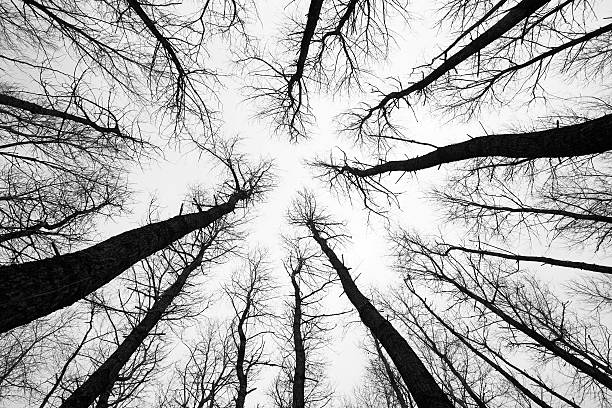
#> input picture Es 1/contrast2.jpeg, 612 x 408 px
$ jupyter execute --allow-errors Es1.ipynb
#> lines starting #> are read from the running program, lines starting #| are printed output that depends on the picture
[cell 1]
import cv2
import numpy as np
import matplotlib.pyplot as plt

# Es 1.1

[cell 2]
img = cv2.imread('contrast2.jpeg', cv2.IMREAD_GRAYSCALE)
#> img is the input picture: shape (408, 612); min 0, max 255, mean 170.4

Looking at the histogram of the image, we can see that it's well distributed and the image has an high contrast

[cell 3]
plt.hist(img.ravel(),256,[0,256])
plt.xlabel("Gray level")
plt.ylabel("Pixel count")
plt.show()
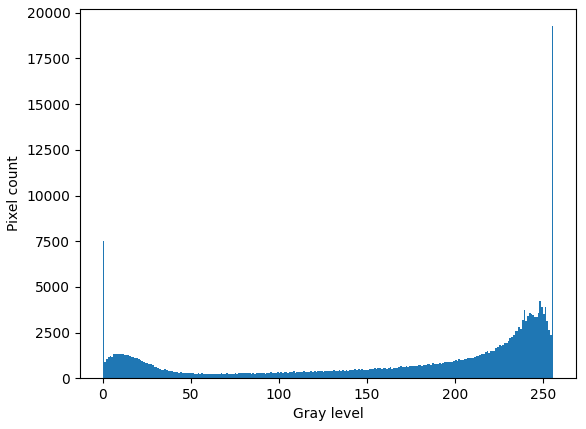
#> figure drawn by matplotlib, 1 panel; tallest bar 19268 high, from x = 255 to 256

convertScaleAbs() applies a linear transformation to the image.
$$
\text{dst}(x,y) = \text{clip}(\alpha \cdot \text{src}(x,y) + \beta, 0, 255)
$$

Using alpha < 1 will reduce the contrast scaling the values, and beta adds a value incrementing the brightness of the image.
The resulting values are limited in the interval 0-255

[cell 4]
alpha = 0.22
beta = 175
low_img = cv2.convertScaleAbs(img, alpha=alpha, beta=beta)
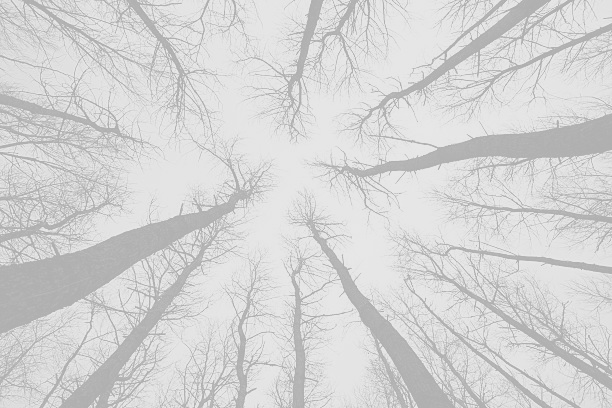
#> low_img: shape (408, 612); min 175, max 231, mean 212.5

 After the linear transformation, the histogram is much more shrunk, so we obtained the low-contrast image, also since we choose beta = 175, all the gray level are above that value.
Also the lower the alpha, the smaller is the amplitude of gray levels, so for not having too much saturation I use alpha = 0.22.

(I hope I understand well the description of the exercise here, and all the pixels should be brighter than 175).

[cell 5]
plt.hist(low_img.ravel(),256,[0,256])
plt.xlabel("Gray level")
plt.ylabel("Pixel count")
plt.show()
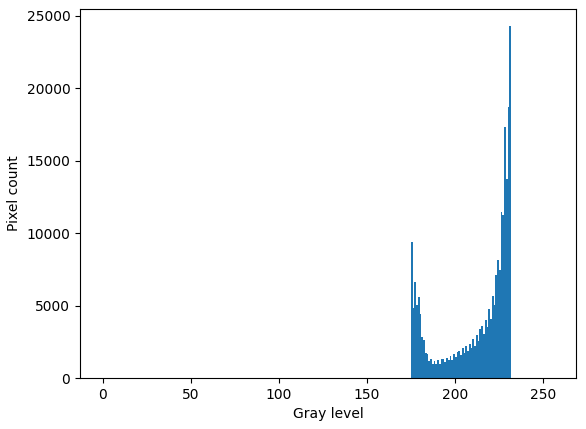
#> figure drawn by matplotlib, 1 panel; tallest bar 24271 high, from x = 231 to 232

[cell 6]
cv2.imshow('Image after reducing contrast',low_img)
cv2.waitKey(0)

Since the amplitude of gray lever is small and the intensity is high, thinking about non-linear transformation, the gamma correction is the best one for improving the contrast of the image.
Log-trasformation is useful when you want to visualize low level of intensity in a bigger dynamic range but that's not the case.

Before applying gamma we normalize in [0,1] and then multiply again for 255 to come back to the gray scale interval.

If gamma > 1 the image will be darker and the contrast is improved. The opposite with gamma < 1.

I choose gamma = 4 because the contrast was very low, but if I choose a gamma too big the image will became too dark.

[cell 7]
gamma = 4
pow_img = np.power(low_img / 255.0, gamma) * 255.0
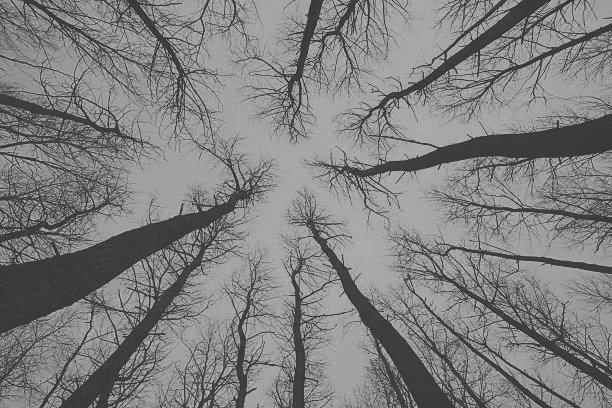
#> pow_img: shape (408, 612) float64; min 56.56, max 171.7, mean 128.7
pow_img = np.uint8(pow_img)

[cell 8]
plt.hist(pow_img.ravel(),256,[0,256])
plt.xlabel("Gray level")
plt.ylabel("Pixel count")
plt.show()
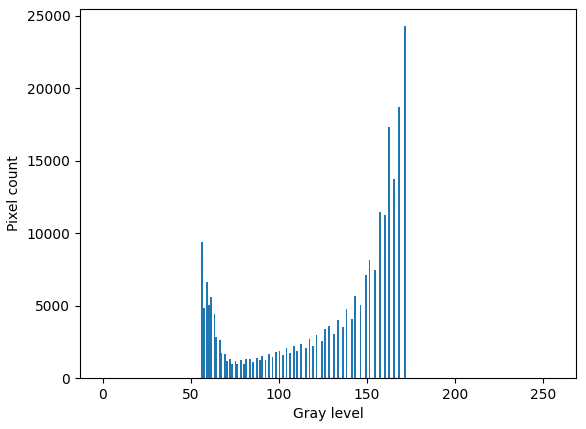
#> figure drawn by matplotlib, 1 panel; tallest bar 24271 high, from x = 171 to 172

$ run again, with Es3/paisaje1.jpg copied over Es 1/contrast2.jpeg
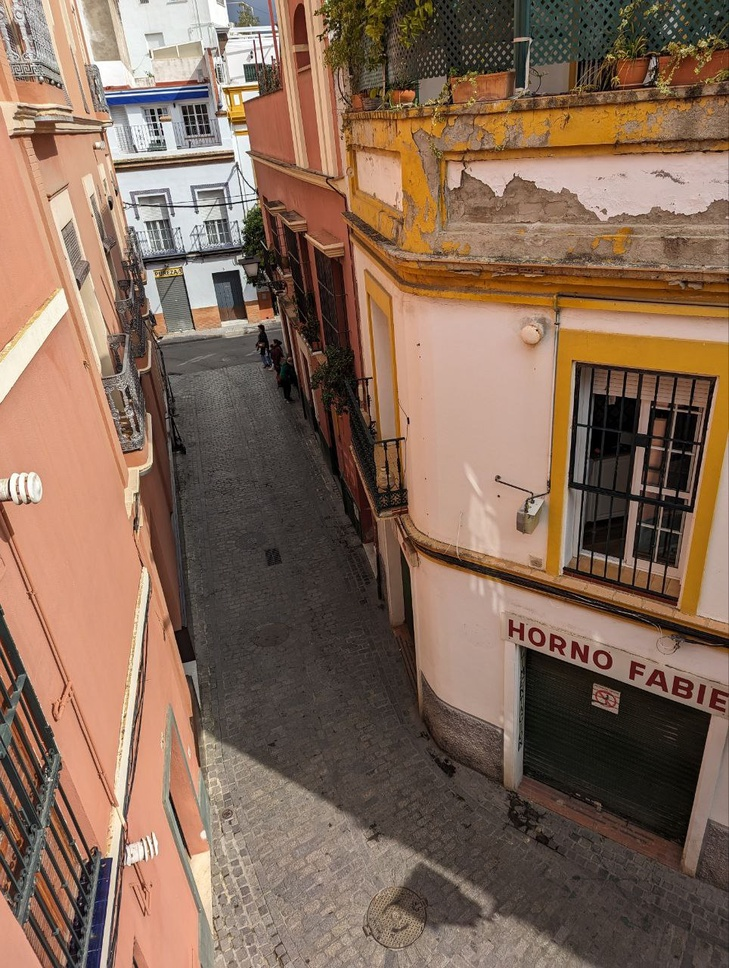
#> input picture Es3/paisaje1.jpg, 729 x 968 px, shrunk from 964 x 1280 before the run
#> `pow_img = np.power(low_img / 255.0, gamma) * 255.0`:
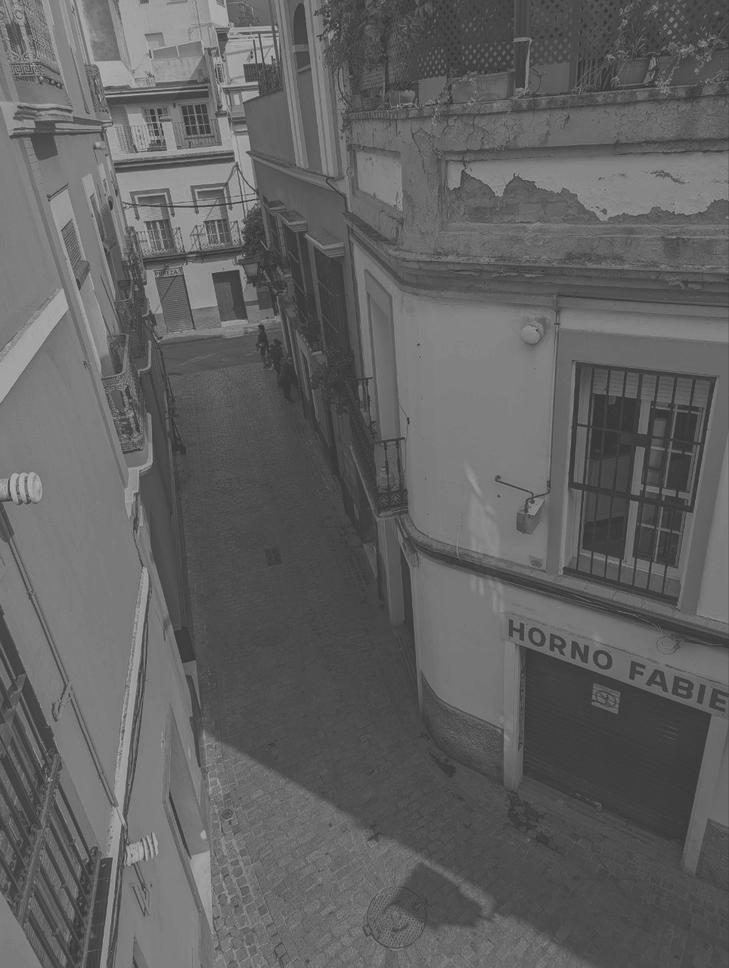
#> pow_img: shape (968, 729) float64; min 56.56, max 171.7, mean 98.2
#> `plt.show()`:
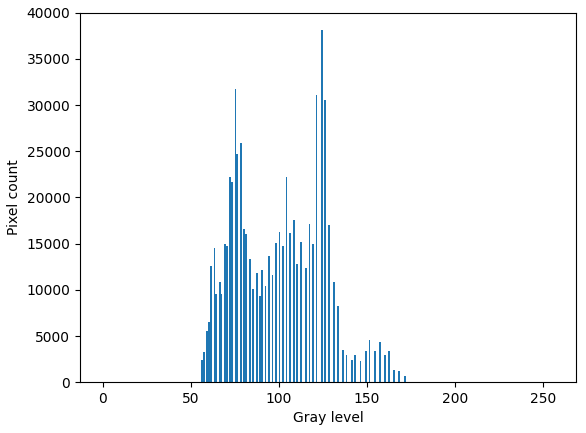
#> figure drawn by matplotlib, 1 panel; tallest bar 38114 high, from x = 124 to 125
